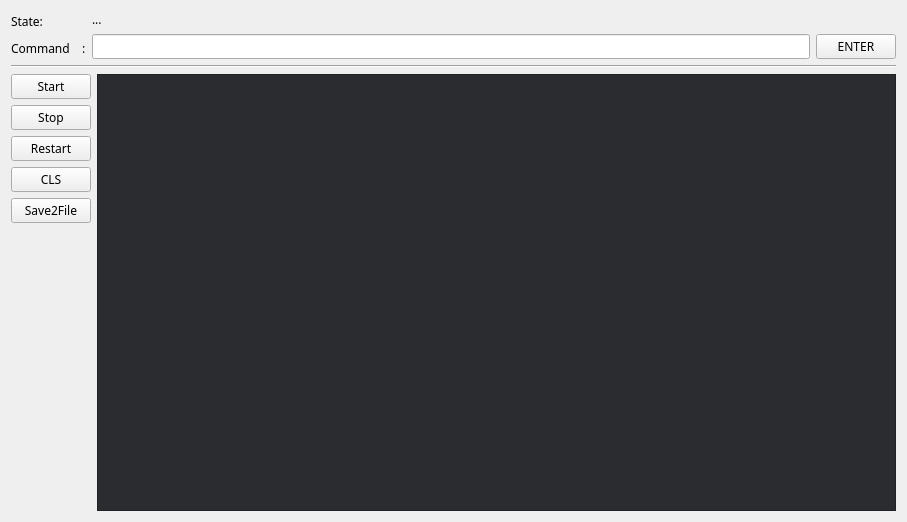
<?xml version="1.0" encoding="UTF-8"?>
<ui version="4.0">
 <class>Terminal</class>
 <widget class="QWidget" name="Terminal">
  <property name="geometry">
   <rect>
    <x>0</x>
    <y>0</y>
    <width>907</width>
    <height>522</height>
   </rect>
  </property>
  <property name="font">
   <font>
    <family>微软雅黑</family>
   </font>
  </property>
  <property name="windowTitle">
   <string>Terminal</string>
  </property>
  <layout class="QVBoxLayout" name="verticalLayout_5">
   <item>
    <layout class="QVBoxLayout" name="verticalLayout_4">
     <item>
      <layout class="QHBoxLayout" name="horizontalLayout_3">
       <item>
        <layout class="QVBoxLayout" name="verticalLayout_2">
         <item>
          <widget class="QLabel" name="label_2">
           <property name="text">
            <string>State:</string>
           </property>
          </widget>
         </item>
         <item>
          <widget class="QLabel" name="label">
           <property name="text">
            <string>Command    :</string>
           </property>
          </widget>
         </item>
        </layout>
       </item>
       <item>
        <layout class="QVBoxLayout" name="verticalLayout_3">
         <item>
          <widget class="QLabel" name="labelStatus">
           <property name="text">
            <string>...</string>
           </property>
           <property name="alignment">
            <set>Qt::AlignLeading|Qt::AlignLeft|Qt::AlignVCenter</set>
           </property>
          </widget>
         </item>
         <item>
          <layout class="QHBoxLayout" name="horizontalLayout">
           <item>
            <widget class="QLineEdit" name="lineEdit"/>
           </item>
           <item>
            <widget class="QPushButton" name="btnEnter">
             <property name="text">
              <string>ENTER</string>
             </property>
             <property name="shortcut">
              <string>Return</string>
             </property>
            </widget>
           </item>
          </layout>
         </item>
        </layout>
       </item>
      </layout>
     </item>
     <item>
      <widget class="Line" name="line">
       <property name="orientation">
        <enum>Qt::Horizontal</enum>
       </property>
      </widget>
     </item>
    </layout>
   </item>
   <item>
    <layout class="QHBoxLayout" name="horizontalLayout_2">
     <item>
      <layout class="QVBoxLayout" name="verticalLayout">
       <item>
        <widget class="QPushButton" name="btnStart">
         <property name="maximumSize">
          <size>
           <width>93</width>
           <height>16777215</height>
          </size>
         </property>
         <property name="text">
          <string>Start</string>
         </property>
        </widget>
       </item>
       <item>
        <widget class="QPushButton" name="btnStop">
         <property name="maximumSize">
          <size>
           <width>93</width>
           <height>16777215</height>
          </size>
         </property>
         <property name="text">
          <string>Stop</string>
         </property>
        </widget>
       </item>
       <item>
        <widget class="QPushButton" name="btnRestart">
         <property name="maximumSize">
          <size>
           <width>93</width>
           <height>16777215</height>
          </size>
         </property>
         <property name="text">
          <string>Restart</string>
         </property>
        </widget>
       </item>
       <item>
        <widget class="QPushButton" name="btnCls">
         <property name="text">
          <string>CLS</string>
         </property>
        </widget>
       </item>
       <item>
        <widget class="QPushButton" name="btnSaveToFile">
         <property name="text">
          <string>Save2File</string>
         </property>
        </widget>
       </item>
       <item>
        <spacer name="verticalSpacer_2">
         <property name="orientation">
          <enum>Qt::Vertical</enum>
         </property>
         <property name="sizeHint" stdset="0">
          <size>
           <width>20</width>
           <height>40</height>
          </size>
         </property>
        </spacer>
       </item>
      </layout>
     </item>
     <item>
      <widget class="QPlainTextEdit" name="textEdit">
       <property name="font">
        <font>
         <family>微软雅黑</family>
        </font>
       </property>
       <property name="styleSheet">
        <string notr="true">background-color: rgb(42, 44, 47);
color: rgb(223, 223, 223);</string>
       </property>
      </widget>
     </item>
    </layout>
   </item>
  </layout>
 </widget>
 <layoutdefault spacing="6" margin="11"/>
 <resources/>
 <connections/>
</ui>
